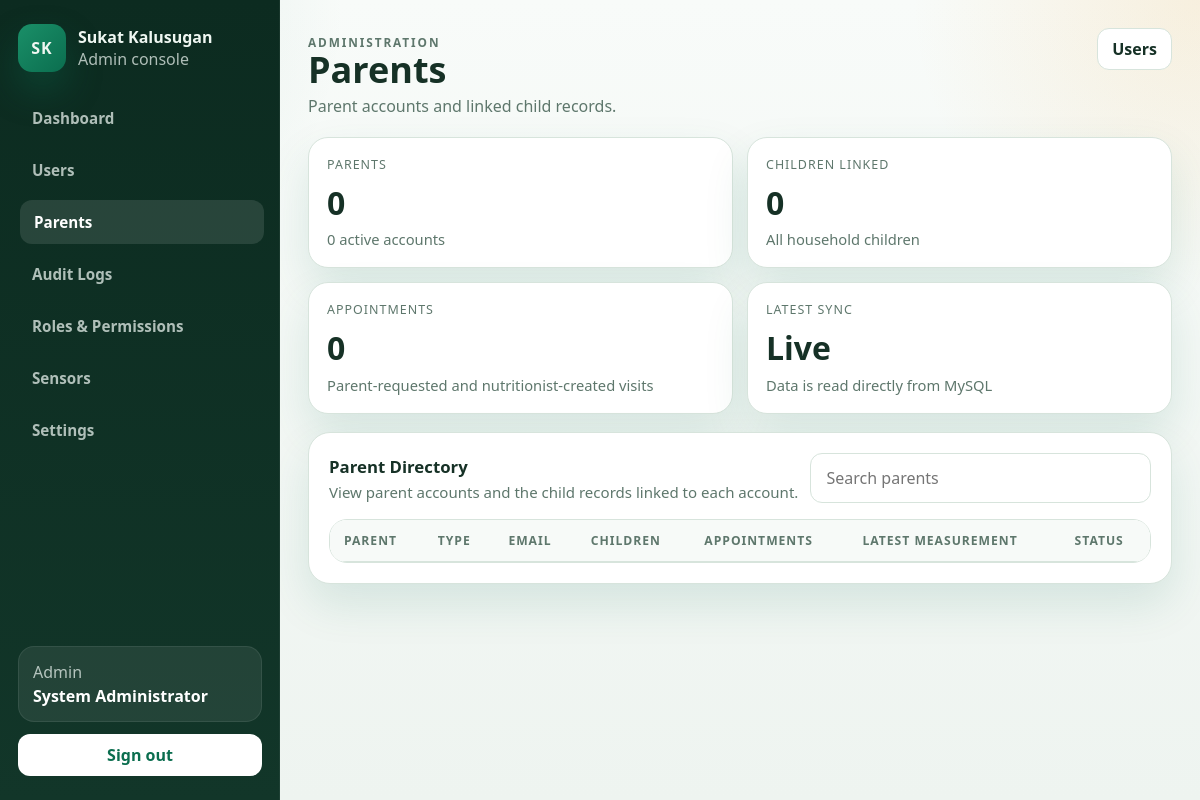
Page /admin/parents.php (signed in) on the earlier database version.
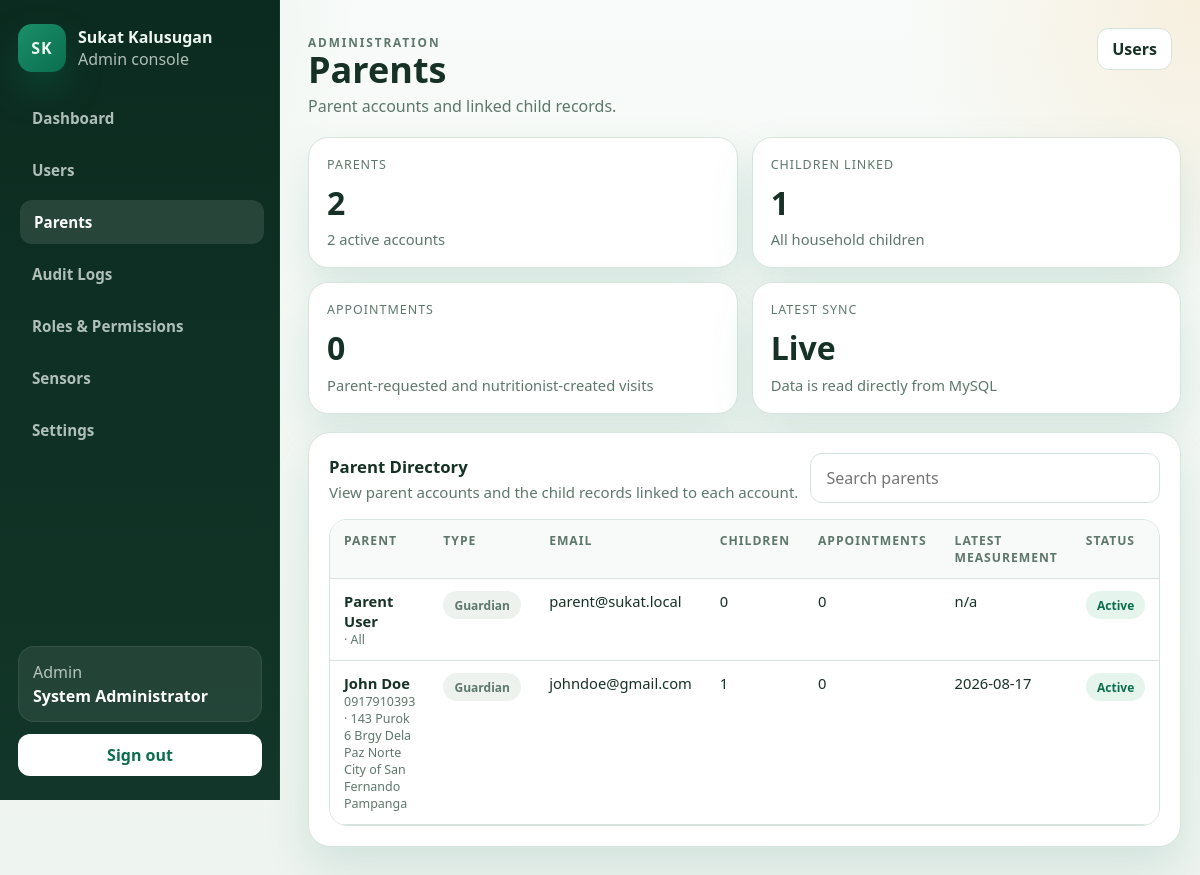
Same page on the later database version.
### tables this page shows
CREATE TABLE `parents` (
  `id` int(10) UNSIGNED NOT NULL,
  `name` varchar(150) NOT NULL,
  `email` varchar(150) NOT NULL,
  `password_hash` varchar(255) NOT NULL,
  `parent_type` enum('Father','Mother','Guardian','Grandparent','Other') NOT NULL DEFAULT 'Guardian',
  `phone` varchar(30) DEFAULT NULL,
  `address` varchar(255) DEFAULT NULL,
  `status` enum('active','inactive') NOT NULL DEFAULT 'active',
  `created_at` timestamp NOT NULL DEFAULT current_timestamp(),
  `updated_at` timestamp NOT NULL DEFAULT current_timestamp() ON UPDATE current_timestamp()
);

### public_html/includes/auth_middleware.php (called while the page is built, shortened)
<?php
function app_base_path(): string
{
    $scriptName = str_replace('\\', '/', (string)($_SERVER['SCRIPT_NAME'] ?? ''));
    $routeMarkers = ['/api/', '/admin/', '/nutritionist/', '/parent/', '/kiosk/', '/auth/'];
    foreach ($routeMarkers as $marker) {
        $position = strpos($scriptName, $marker);
        if ($position !== false) {
            return rtrim(substr($scriptName, 0, $position), '/');
        }
    }
    return rtrim(dirname($scriptName), '/');
}
function app_url(string $path = ''): string
{
    $basePath = app_base_path();
    $normalizedPath = '/' . ltrim($path, '/');
    if ($basePath === '' || $basePath === '/') {
        return $normalizedPath;
    }
    return $basePath . $normalizedPath;
}

### public_html/admin/parents.php (the view, shortened to what the changed rows need)
<?php
require_once __DIR__ . '/../includes/admin_helpers.php';
$parents = admin_fetch_all(
    'SELECT
        p.id,
        p.name,
        p.email,
        p.parent_type,
        p.phone,
        p.address,
        p.status,
        p.created_at,
        COUNT(DISTINCT c.id) AS children_count,
        COUNT(DISTINCT a.id) AS appointment_count,
        MAX(m.measurement_date) AS latest_measurement
     FROM parents p
     LEFT JOIN children c ON c.parent_id = p.id
     LEFT JOIN appointments a ON a.parent_id = p.id
     LEFT JOIN measurements m ON m.child_id = c.id
     GROUP BY p.id, p.name, p.email, p.parent_type, p.phone, p.address, p.status, p.created_at
     ORDER BY p.created_at DESC, p.id DESC'
);
$activeCount = count(array_filter($parents, static fn(array $parent): bool => (string)$parent['status'] === 'active'));
$totalChildren = array_sum(array_map(static fn(array $parent): int => (int)$parent['children_count'], $parents));
$actions = '<a class="admin-btn-secondary" href="' . admin_e(app_url('/admin/users.php')) . '">Users</a>';
admin_layout_start('Parents', 'Parent accounts and linked child records.', 'parents', $actions);
?>
<section class="admin-grid-cards">
    <article class="admin-card">
        <div class="admin-stat-label">Parents</div>
        <div class="admin-stat-value"><?php echo count($parents); ?></div>
        <div class="admin-stat-note"><?php echo $activeCount; ?> active accounts</div>
    </article>
    <article class="admin-card">
        <div class="admin-stat-label">Children linked</div>
        <div class="admin-stat-value"><?php echo $totalChildren; ?></div>
        <div class="admin-stat-note">All household children</div>
    </article>
</section>
<section class="admin-section">
    <div class="admin-section-head">
        <div>
            <h2 class="admin-section-title">Parent Directory</h2>
        </div>
    </div>
    <div class="admin-table-wrap">
        <table class="admin-table" id="parents-table">
            <thead>
                <tr>
                    <th>Parent</th>
                    <th>Type</th>
                    <th>Email</th>
                    <th>Children</th>
                    <th>Appointments</th>
                    <th>Latest measurement</th>
                    <th>Status</th>
                </tr>
            </thead>
            <tbody>
                <?php foreach ($parents as $parent): ?>
                    <tr data-filter-text="<?php echo admin_e(strtolower($parent['name'] . ' ' . $parent['email'] . ' ' . $parent['parent_type'] . ' ' . $parent['address'])); ?>">
                        <td>
                            <div style="font-weight:700;color:var(--admin-text);"><?php echo admin_e($parent['name']); ?></div>
                            <div class="admin-mini"><?php echo admin_e((string)($parent['phone'] ?? '')); ?> · <?php echo admin_e((string)($parent['address'] ?? '')); ?></div>
                        </td>
                        <td><span class="admin-pill is-muted"><?php echo admin_e((string)$parent['parent_type']); ?></span></td>
                        <td><?php echo admin_e((string)$parent['email']); ?></td>
                        <td><?php echo (int)$parent['children_count']; ?></td>
                        <td><?php echo (int)$parent['appointment_count']; ?></td>
                        <td><?php echo admin_e((string)($parent['latest_measurement'] ?? 'n/a')); ?></td>
                        <td><span class="admin-pill <?php echo (string)$parent['status'] === 'active' ? 'is-success' : 'is-muted'; ?>"><?php echo admin_e(ucfirst((string)$parent['status'])); ?></span></td>
                    </tr>
                <?php endforeach; ?>
            </tbody>
        </table>
    </div>
</section>
<?php
admin_layout_end();

### public_html/includes/admin_helpers.php (shortened to what the changed rows need)
<?php
require_once __DIR__ . '/auth_middleware.php';
function admin_e(string $value): string
{
    return htmlspecialchars($value, ENT_QUOTES, 'UTF-8');
}
function admin_nav_items(): array
{
    return [
        ['key' => 'dashboard', 'label' => 'Dashboard', 'href' => app_url('/admin/dashboard.php')],
        ['key' => 'users', 'label' => 'Users', 'href' => app_url('/admin/users.php')],
        ['key' => 'parents', 'label' => 'Parents', 'href' => app_url('/admin/parents.php')],
        ['key' => 'audit_logs', 'label' => 'Audit Logs', 'href' => app_url('/admin/audit_logs.php')],
        ['key' => 'roles_permissions', 'label' => 'Roles & Permissions', 'href' => app_url('/admin/roles_permissions.php')],
        ['key' => 'sensors', 'label' => 'Sensors', 'href' => app_url('/admin/sensors.php')],
        ['key' => 'settings', 'label' => 'Settings', 'href' => app_url('/admin/settings.php')],
    ];
}
function admin_bind_params(mysqli_stmt $stmt, string $types, array &$params): void
{
    if ($types === '' || $params === []) {
        return;
    }
}
function admin_fetch_all(string $sql, string $types = '', array $params = []): array
{
    $conn = get_db_connection();
    $stmt = mysqli_prepare($conn, $sql);
    admin_bind_params($stmt, $types, $params);
    mysqli_stmt_execute($stmt);
    $result = mysqli_stmt_get_result($stmt);
    $rows = [];
    if ($result instanceof mysqli_result) {
        while ($row = mysqli_fetch_assoc($result)) {
            $rows[] = $row;
        }
    }
    return $rows;
}
function admin_layout_start(string $title, string $subtitle, string $activeSection, string $actionsHtml = ''): void
{
    $navItems = admin_nav_items();
    echo '<!doctype html>';
    echo '<html lang="en">';
    echo '<head>';
    echo '<link rel="stylesheet" href="' . admin_e(app_url('/assets/css/app.css')) . '">';
    echo '<link rel="stylesheet" href="' . admin_e(app_url('/assets/css/admin.css')) . '">';
    echo '</head>';
    echo '<body class="admin-page">';
    echo '<div class="admin-shell">';
    echo '<aside class="admin-sidebar" data-admin-sidebar>';
    echo '<nav class="admin-nav">';
    foreach ($navItems as $item) {
        $isActive = $item['key'] === $activeSection ? ' is-active' : '';
        echo '<a class="admin-nav-link' . $isActive . '" href="' . admin_e($item['href']) . '">' . admin_e($item['label']) . '</a>';
    }
    echo '</nav>';
    echo '</aside>';
    echo '<div class="admin-main">';
    echo '<header class="admin-topbar">';
    echo '<div class="admin-pagehead">';
    echo '<h1>' . admin_e($title) . '</h1>';
    echo '</div>';
    echo '</header>';
    echo '<main class="admin-content">';
}
function admin_layout_end(): void
{
    echo '</main>';
    echo '</div>';
    echo '</div>';
    echo '</body>';
    echo '</html>';
}

Differences in the rows shown:
added parents: name "Parent User", address "All", parent_type "Guardian", email "parent@sukat.local", children_count "0", appointment_count "0", latest_measurement "n/a", status "Active"
added parents: name "John Doe", phone "0917910393", address "143 Purok 6 Brgy Dela Paz Norte City of San Fernando Pampanga", parent_type "Guardian", email "johndoe@gmail.com", children_count "1", appointment_count "0", latest_measurement "2026-08-17", status "Active"
Other differences:
count($parents): "0" → "2"
$activeCount: "0" → "2"
$totalChildren: "0" → "1"
